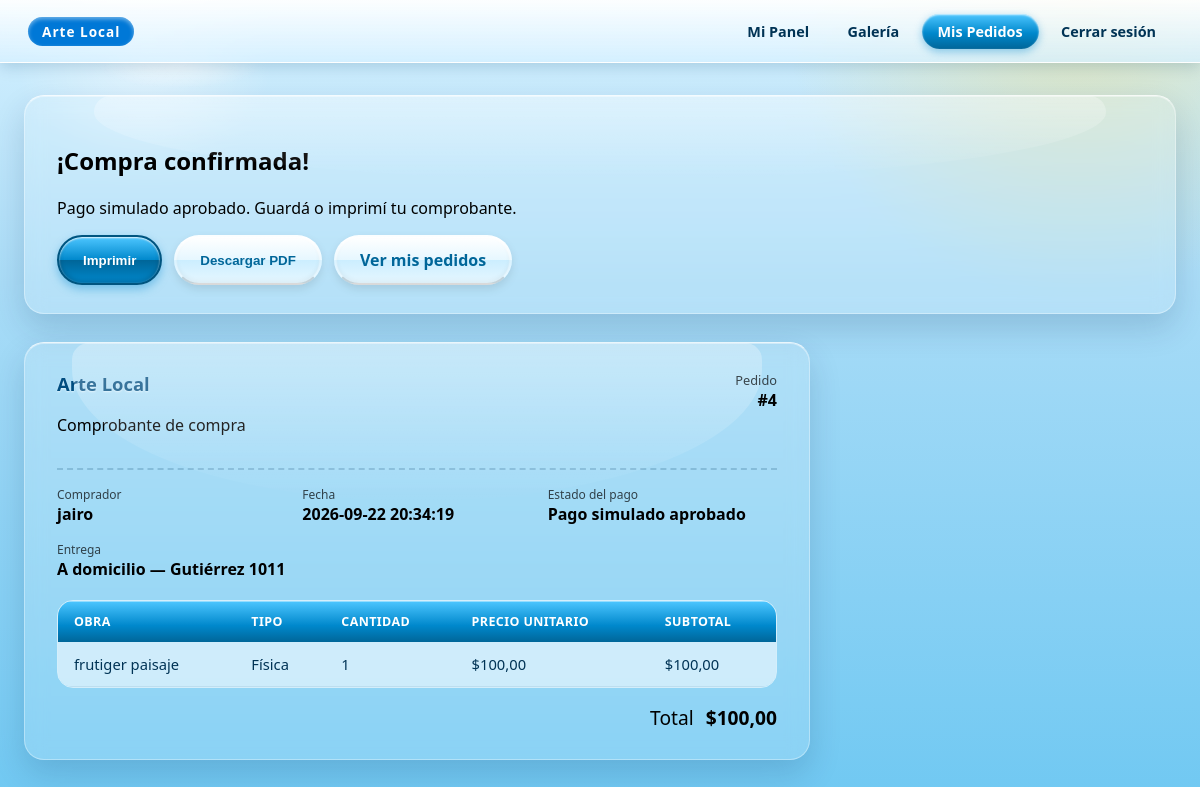
The page /checkout/comprobante.php?id=4 (signed in) on the database its author committed.
### tables this page shows
CREATE TABLE IF NOT EXISTS `pedidos` (
  `id` int NOT NULL AUTO_INCREMENT,
  `usuario_id` int NOT NULL,
  `estado` enum('pendiente','pagado','cancelado') NOT NULL DEFAULT 'pendiente',
  `total` decimal(10,2) NOT NULL,
  `created_at` datetime DEFAULT CURRENT_TIMESTAMP,
  PRIMARY KEY (`id`),
  KEY `fk_pedido_usuario` (`usuario_id`),
  CONSTRAINT `fk_pedido_usuario` FOREIGN KEY (`usuario_id`) REFERENCES `usuarios` (`id`) ON DELETE RESTRICT
);

CREATE TABLE IF NOT EXISTS `usuarios` (
  `id` int NOT NULL AUTO_INCREMENT,
  `nombre` varchar(100) DEFAULT NULL,
  `email` varchar(150) NOT NULL,
  `password_hash` varchar(255) NOT NULL,
  `rol` enum('cliente','admin') NOT NULL DEFAULT 'cliente',
  `created_at` datetime DEFAULT CURRENT_TIMESTAMP,
  PRIMARY KEY (`id`),
  UNIQUE KEY `email` (`email`)
);

CREATE TABLE IF NOT EXISTS `envios` (
  `id` int NOT NULL AUTO_INCREMENT,
  `pedido_id` int NOT NULL,
  `direccion` varchar(255) NOT NULL,
  `metodo` enum('retiro','domicilio') NOT NULL,
  `estado` enum('pendiente','preparando','enviado','entregado') NOT NULL DEFAULT 'pendiente',
  `created_at` datetime DEFAULT CURRENT_TIMESTAMP,
  PRIMARY KEY (`id`),
  UNIQUE KEY `pedido_id` (`pedido_id`),
  CONSTRAINT `fk_envio_pedido` FOREIGN KEY (`pedido_id`) REFERENCES `pedidos` (`id`) ON DELETE CASCADE
);

CREATE TABLE IF NOT EXISTS `pedido_items` (
  `id` int NOT NULL AUTO_INCREMENT,
  `pedido_id` int NOT NULL,
  `obra_id` int DEFAULT NULL,
  `titulo` varchar(150) NOT NULL,
  `tipo` enum('digital','fisica') NOT NULL,
  `precio_unitario` decimal(10,2) NOT NULL,
  `cantidad` int NOT NULL,
  PRIMARY KEY (`id`),
  KEY `fk_item_pedido` (`pedido_id`),
  KEY `fk_item_obra` (`obra_id`),
  CONSTRAINT `fk_item_obra` FOREIGN KEY (`obra_id`) REFERENCES `obras` (`id`) ON DELETE SET NULL,
  CONSTRAINT `fk_item_pedido` FOREIGN KEY (`pedido_id`) REFERENCES `pedidos` (`id`) ON DELETE CASCADE
);

### checkout/comprobante.php (the view, shortened to what this page needs)
<?php
require_once __DIR__ . '/../includes/db.php';
$usuarioId = $_SESSION['usuario_id'];
$pedidoId = filter_input(INPUT_GET, 'id', FILTER_VALIDATE_INT);
$consultaPedido = $conexion->prepare(
    'SELECT p.id, p.estado, p.total, p.created_at, u.nombre AS comprador_nombre, u.email AS comprador_email
     FROM pedidos p
     INNER JOIN usuarios u ON u.id = p.usuario_id
     WHERE p.id = :id AND p.usuario_id = :usuario'
);
$consultaPedido->execute(['id' => $pedidoId, 'usuario' => $usuarioId]);
$pedido = $consultaPedido->fetch();
$consultaItems = $conexion->prepare(
    'SELECT titulo, tipo, precio_unitario, cantidad FROM pedido_items WHERE pedido_id = :pedido'
);
$consultaItems->execute(['pedido' => $pedidoId]);
$items = $consultaItems->fetchAll();
$consultaEnvio = $conexion->prepare('SELECT direccion, metodo FROM envios WHERE pedido_id = :pedido');
$consultaEnvio->execute(['pedido' => $pedidoId]);
$envio = $consultaEnvio->fetch();
?>
<!DOCTYPE html>
<html lang="es">
<head>
    <link rel="stylesheet" href="../assets/css/dashboard.css">
</head>
<body class="dashboard-cliente">
    <header class="panel-header no-imprimir">
        <div class="panel-header__brand">Arte Local</div>
        <nav class="panel-header__nav">
            <a href="../dashboard.php">Mi Panel</a>
            <a href="../gallery/index.php">Galería</a>
            <a href="../pedidos/index.php" class="activo">Mis Pedidos</a>
            <a href="../logout.php">Cerrar sesión</a>
        </nav>
    </header>
    <main class="panel-contenido">
        <section class="tarjeta no-imprimir">
            <h1>¡Compra confirmada!</h1>
            <p>Pago simulado aprobado. Guardá o imprimí tu comprobante.</p>
            <div class="acciones-comprobante">
                <button type="button" onclick="window.print()" class="aero-button primary-button">Imprimir</button>
                <button type="button" onclick="window.print()" class="aero-button secondary-button">Descargar PDF</button>
                <a href="../pedidos/index.php" class="aero-button secondary-button">Ver mis pedidos</a>
            </div>
        </section>
        <section class="tarjeta comprobante">
            <header class="comprobante__encabezado">
                <div>
                    <h2>Arte Local</h2>
                    <p>Comprobante de compra</p>
                </div>
                <div class="comprobante__numero">
                    <span>Pedido</span>
                    <strong>#<?= (int) $pedido['id'] ?></strong>
                </div>
            </header>
            <div class="comprobante__datos">
                <div>
                    <span>Comprador</span>
                    <strong><?= htmlspecialchars($pedido['comprador_nombre'] ?? $pedido['comprador_email']) ?></strong>
                </div>
                <div>
                    <span>Fecha</span>
                    <strong><?= htmlspecialchars($pedido['created_at']) ?></strong>
                </div>
                <div>
                    <span>Estado del pago</span>
                    <strong>Pago simulado aprobado</strong>
                </div>
                <?php if ($envio): ?>
                    <div>
                        <span>Entrega</span>
                        <strong><?= $envio['metodo'] === 'domicilio' ? 'A domicilio' : 'Retiro en local' ?> — <?= htmlspecialchars($envio['direccion']) ?></strong>
                    </div>
                <?php endif; ?>
            </div>
            <div class="tabla-aero-wrap">
                <table class="tabla-aero">
                    <thead>
                        <tr>
                            <th>Obra</th>
                            <th>Tipo</th>
                            <th>Cantidad</th>
                            <th>Precio unitario</th>
                            <th>Subtotal</th>
                        </tr>
                    </thead>
                    <tbody>
                        <?php foreach ($items as $item): ?>
                            <tr>
                                <td><?= htmlspecialchars($item['titulo']) ?></td>
                                <td><?= $item['tipo'] === 'digital' ? 'Digital' : 'Física' ?></td>
                                <td><?= (int) $item['cantidad'] ?></td>
                                <td>$<?= number_format((float) $item['precio_unitario'], 2, ',', '.') ?></td>
                                <td>$<?= number_format((float) $item['precio_unitario'] * (int) $item['cantidad'], 2, ',', '.') ?></td>
                            </tr>
                        <?php endforeach; ?>
                    </tbody>
                </table>
            </div>
            <div class="comprobante__total">
                <span>Total</span>
                <strong>$<?= number_format((float) $pedido['total'], 2, ',', '.') ?></strong>
            </div>
        </section>
    </main>
</body>
</html>

### assets/css/style.css (style rules this page uses)
body { margin: 0; font-family: "Segoe UI", Arial, sans-serif; -webkit-font-smoothing: antialiased; }
.aero-button { text-decoration: none; font-weight: bold; padding: 12px 24px; border-radius: 30px; position: relative; overflow: hidden; transition: all 0.2s ease; border: 2px solid rgba(255, 255, 255, 0.3); border-top: 2px solid rgba(255, 255, 255, 0.85); border-bottom: 2px solid rgba(0, 0, 0, 0.15); }
.aero-button::after { content: ''; position: absolute; top: 0; left: -100%; width: 50%; height: 100%; background: linear-gradient(to right, rgba(255,255,255,0) 0%, rgba(255,255,255,0.6) 50%, rgba(255,255,255,0) 100%); transform: skewX(-20deg); transition: transform 0.5s ease; }
.primary-button { color: white; background: linear-gradient(to bottom, #4dc6ff 0%, #0088cc 50%, #006699 51%, #0088cc 100%); box-shadow: 0 4px 10px rgba(0, 136, 204, 0.4), inset 0 1px 2px rgba(255, 255, 255, 0.9), inset 0 -2px 5px rgba(0, 0, 0, 0.2); border-color: #005580; }
.secondary-button { color: #006699; background: linear-gradient(to bottom, #ffffff 0%, #e6f7ff 50%, #cceeff 51%, #e6f7ff 100%); box-shadow: 0 4px 10px rgba(0, 0, 0, 0.1), inset 0 1px 2px rgba(255, 255, 255, 1), inset 0 -2px 5px rgba(0, 0, 0, 0.05); }

### rows shown on the page
pedidos: id "4", usuario.nombre "jairo", created_at "2026-09-22 20:34:19", total "100,00"
envios: direccion "Gutiérrez 1011"
pedido_items: titulo "frutiger paisaje", tipo "Física", cantidad "1", precio_unitario "100,00", (float) $item['precio_unitario'] * (int) $item['cantidad'] "100,00"
